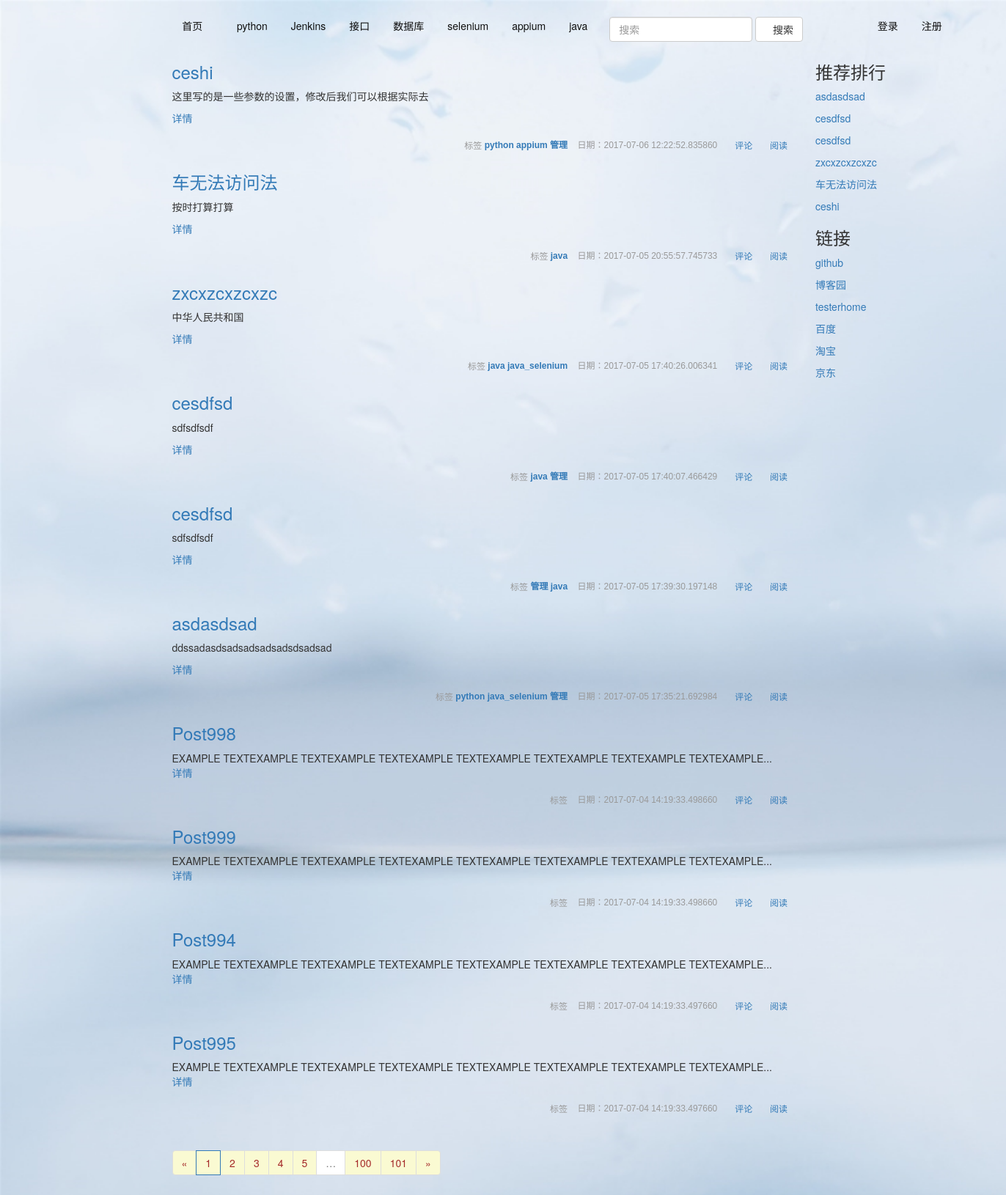
The page / on the database its author committed.
### app/models.py (models this page shows, shortened)
class Classifa(db.Model):
    __tablename__='fenlei'
    id=db.Column(db.Integer(),primary_key=True)
    name=db.Column(db.String(64))

class Post(db.Model):
    __tablename__='posts'
    id=db.Column(db.Integer(),primary_key=True,autoincrement=True)
    title=db.Column(db.String(255),unique=False)
    text=db.Column(db.Text())
    publish_date=db.Column(db.DateTime(),default=datetime.datetime.now())
    user_id=db.Column(db.Integer(),db.ForeignKey('users.id'))
    is_recomment=db.Column(db.Boolean(),default=False)
    comments = db.relationship(
        'Comment',
        backref='posts',
        lazy='dynamic')
    tag = db.relationship(
        'Tag',
        secondary=posts_tags,
        backref=db.backref('posts', lazy='dynamic')
    )
    classname=db.relationship('Classifa',
    	secondary=post_class,
    	backref=db.backref('posts'))

class Tag(db.Model):
    __tablename__ = 'tags'
    id = db.Column(db.Integer(), primary_key=True)
    name=db.Column(db.String(255))
    def __repr__(self):
        return self.name

class Link(db.Model):
    __tablename__='links'
    id = db.Column(db.Integer(), primary_key=True)
    name = db.Column(db.String(255))
    url = db.Column(db.String(255))

### app/views.py (the view)
@app.route('/',methods=['GET'])
@app.route('/<int:page>')
def home(page=1):
	pagination=Post.query.order_by(Post.publish_date.desc()).paginate(page, per_page=10,error_out=False)
	posts = pagination.items
	link,tuijian_post,fenlei=get_tui_link()
	return render_template('home1.html',posts=posts,pagination=pagination,
    tuijian_post=tuijian_post,fenleis=fenlei,
    links=link)

### app/views.py (called while the page is built)
def get_tui_link():
  link=db.session.query(Link).all()
  fenlei=db.session.query(Classifa).all()
  tuijian_post=Post.query.filter_by(is_recomment=True).all()
  return link,tuijian_post,fenlei

### app/templates/home1.html (shortened to what this page needs)
{% extends 'base.html' %}
 {%block nav%}
 {%for nav in fenleis%}
 <li >
<a href="{{url_for ('fenlei',fenlei_name=nav.name)}}" style="color: #0f0f0f">{{nav.name}}</a>
        </li>
        {%endfor%}
        {%endblock%}
{% block body%}
{% import "mac.html" as macros %}
{% for post in posts %}
      <div style="height:10%">
      <h3><a href="{{url_for('post',post_id=post.id)}}">{{ post.title }}</a></h3>
        {{ post.text | truncate(100) | safe }}
        <p> <a href="{{url_for('post',post_id=post.id)}}">详情</a></p>
        <div style="padding: 5px 0;color: #999;font: normal 12px/24px Arial;text-align: right;">
    <span class="glyphicon glyphicon-tag">标签 </span>
    {%for tag in post.tag%}<a href="{{url_for('tag',tag=tag)}}"><strong>{{tag}}</strong></a>  {%endfor%}
    <span  style="margin: 0 5px 0 0;">&nbsp;日期：{{ post.publish_date }}&nbsp;</span>
    <span  style="margin: 0 5px 0 0;" class="glyphicon glyphicon-comment"><a href='{{url_for('post',post_id=post.id)}}'>&nbsp;评论&nbsp;</a></span>
    <span  style="margin: 0 5px 0 0;" class="glyphicon glyphicon-eye-open"><a href='{{url_for('post',post_id=post.id)}}'>&nbsp;阅读&nbsp;</a></span></div>
	</div>
    {% endfor %}
<div class="pagination" >
{{ macros.pagination_widget(pagination,'.home') }}
</div>        {% endblock %}
{% block tuijian %}
	{%for tui in tuijian_post%}
	<p><a href='{{url_for('post',post_id=tui.id)}}'>{{tui.title}}</a></P>
	{%endfor%}
        {% endblock %}
{%block link%}
{%for link1 in links%}
<p><a href='{{link1.url}}'>{{link1.name}}</a></P>
{%endfor%}
{% endblock %}

### rows shown on the page
Classifa: name "python"
Classifa: name "Jenkins"
Classifa: name "接口"
Classifa: name "数据库"
Classifa: name "selenium"
Classifa: name "appium"
Classifa: name "java"
Post: title "ceshi", text "这里写的是一些参数的设置，修改后我们可以根据实际去", publish_date "2017-07-06 12:22:52.835860"
Tag: name "python"
Tag: name "appium"
Tag: name "管理"
Post: title "车无法访问法", text "按时打算打算", publish_date "2017-07-05 20:55:57.745733"
Tag: name "java"
Post: title "zxcxzcxzcxzc", text "中华人民共和国", publish_date "2017-07-05 17:40:26.006341"
Tag: name "java_selenium"
Post: title "cesdfsd", text "sdfsdfsdf", publish_date "2017-07-05 17:40:07.466429"
Post: title "cesdfsd", text "sdfsdfsdf", publish_date "2017-07-05 17:39:30.197148"
Post: title "asdasdsad", text "ddssadasdsadsadsadsadsdsadsad", publish_date "2017-07-05 17:35:21.692984"
Post: title "Post998", text "EXAMPLE TEXTEXAMPLE TEXTEXAMPLE TEXTEXAMPLE TEXTEXAMPLE TEXTEXAMPLE TEXTEXAMPLE TEXTEXAMPLE...", publish_date "2017-07-04 14:19:33.498660"
Post: title "Post999", text "EXAMPLE TEXTEXAMPLE TEXTEXAMPLE TEXTEXAMPLE TEXTEXAMPLE TEXTEXAMPLE TEXTEXAMPLE TEXTEXAMPLE...", publish_date "2017-07-04 14:19:33.498660"
Post: title "Post994", text "EXAMPLE TEXTEXAMPLE TEXTEXAMPLE TEXTEXAMPLE TEXTEXAMPLE TEXTEXAMPLE TEXTEXAMPLE TEXTEXAMPLE...", publish_date "2017-07-04 14:19:33.497660"
Post: title "Post995", text "EXAMPLE TEXTEXAMPLE TEXTEXAMPLE TEXTEXAMPLE TEXTEXAMPLE TEXTEXAMPLE TEXTEXAMPLE TEXTEXAMPLE...", publish_date "2017-07-04 14:19:33.497660"
Link: name "github"
Link: name "博客园"
Link: name "testerhome"
Link: name "百度"
Link: name "淘宝"
Link: name "京东"

### other values the page prints
{{ p }} "1"
{{ p }} "2" "3" "4" "5" "100" "101"
